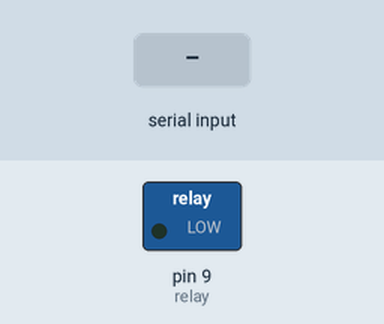
A sketch run on a simulated Arduino Uno, built with avr-gcc and run on an emulated ATmega328P. On the bench: switched loads named in the sketch (green lamp = pin HIGH). The test bench sets the inputs (shaded band).

Above: at 1.2 s.
1.3 s: "1" received over Serial
At 2.1 s:
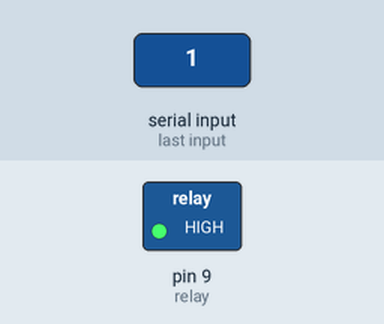
2.8 s: "0" received over Serial
At 3.2 s:
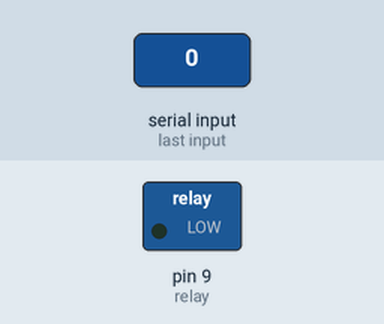
Timing chart, 0 to 5.8 s (numbered marks = the images above; inputs shaded):
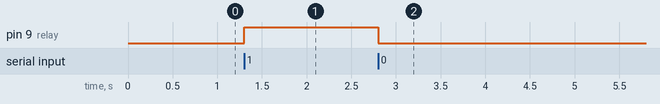

The sketch:

controllinf_relay_with_bluetooth.c.ino
```cpp
// Controlling a light bulb using a phone app
char inByte; // initialize the variable inByte
# define relay 9 // pin that the LED is attached to

void setup() {
pinMode(relay, OUTPUT);
Serial.begin(9600);
}

void loop() {
  if(Serial.available()){
    inByte = Serial.read();
    if(inByte == '1'){
      digitalWrite(relay,HIGH);
      }
    else if(inByte == '0'){
      digitalWrite(relay,LOW);
      }
    }
}
```

Measured:
- after the input at 1.3 s, pin 9 (relay): LOW → HIGH at once
- after the input at 2.8 s, pin 9 (relay): HIGH → LOW at once
